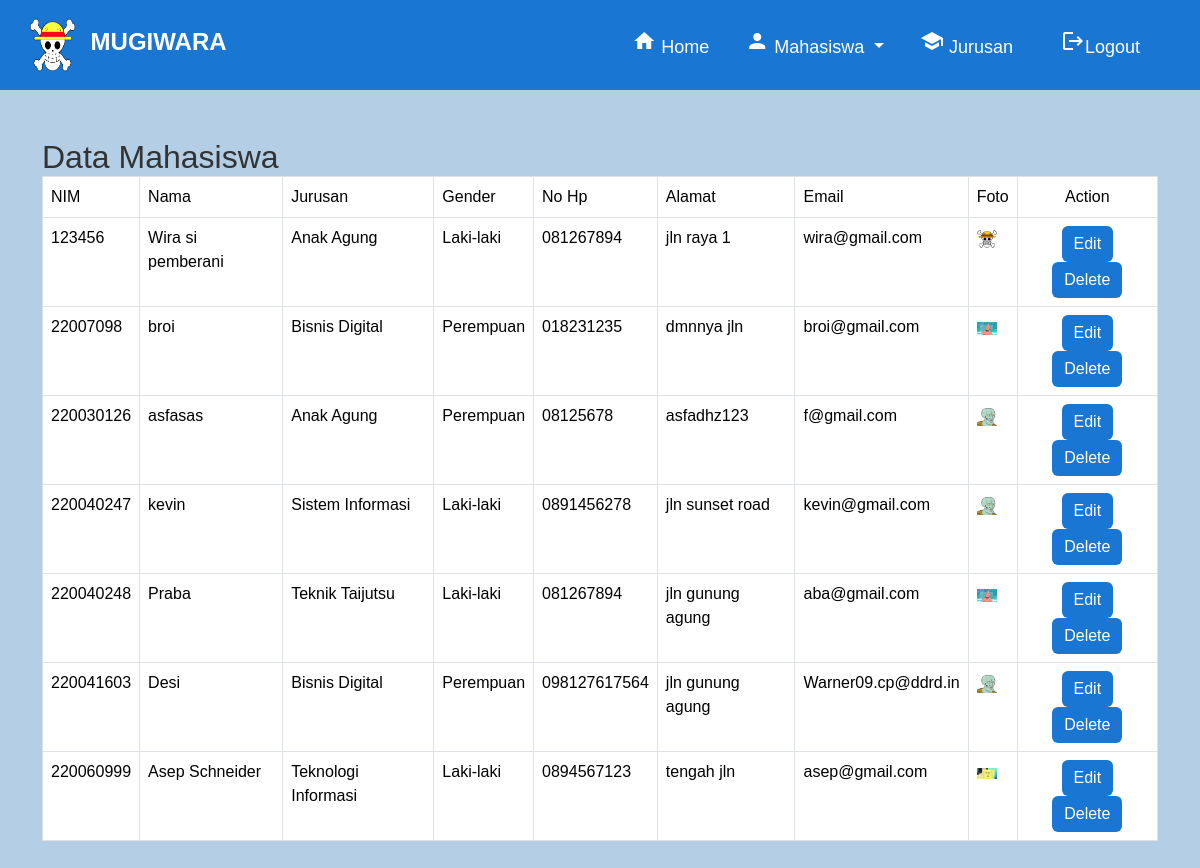
The page /data_mhs.php (signed in) on the database its author committed.
### tables this page shows
CREATE TABLE `mahasiswa` (
  `nim` int(11) NOT NULL,
  `nama_mhs` varchar(100) NOT NULL,
  `kd_jurusan` char(3) NOT NULL,
  `gender` int(11) NOT NULL,
  `no_hp` varchar(16) NOT NULL,
  `alamat` varchar(150) NOT NULL,
  `email` varchar(50) NOT NULL,
  `nama_foto` varchar(250) NOT NULL
);

CREATE TABLE `jurusan` (
  `kd_jurusan` char(3) NOT NULL,
  `nama_jurusan` varchar(50) NOT NULL
);

### classes/mahasiswa_class.php (called while the page is built, shortened)
<?php
require_once "database_class.php";
class Mahasiswa extends Database{
    function biodata_table(){
        $qry = mysqli_query($this->con, "SELECT nim,nama_mhs,nama_jurusan,gender,no_hp,alamat,email,nama_foto
               FROM mahasiswa a LEFT JOIN jurusan b on a.kd_jurusan = b.kd_jurusan");
        $data = array();
        while ($temp = mysqli_fetch_assoc($qry)){
            $data[] = $temp;
        }
        return $data;
    }
}
$mhs = new Mahasiswa;

### classes/database_class.php (called while the page is built, shortened)
<?php
class Database{
    public function __construct(){
        $this->con = mysqli_connect("localhost","root","","websp_db");
    }
}

### data_mhs.php (the view, shortened to what this page needs)
<?php
    require_once "classes/mahasiswa_class.php";
?>
<!DOCTYPE html>
<html lang="en">
<head>
    <link href="https://cdn.jsdelivr.net/npm/bootstrap@5.3.1/dist/css/bootstrap.min.css" rel="stylesheet">
    <link rel="stylesheet" type="text/css" href="style.css">
    <link rel="stylesheet" type="text/css" href="src/navbar.css">
    <?php include "src/navbar.php" ?>
</head>
<body>
<div class="container mt-5 mr-3 ml-3">
        <h2>Data Mahasiswa</h2>
        <table class="table table-bordered">
            <thead class="thead-dark">
                <tr>
                    <td>NIM</td>
                    <td>Nama</td>
                    <td>Jurusan</td>
                    <td>Gender</td>
                    <td>No Hp</td>
                    <td>Alamat</td>
                    <td>Email</td>
                    <td>Foto</td>
                    <td colspan="2" class="text-center">Action</td>
                </tr>
            </thead>
            <tbody>
                <?php
                    $bio = $mhs->biodata_table();
                    foreach($bio as $data):
                ?>
                <tr>
                    <td><?= $data['nim'] ?></td>
                    <td><?= $data['nama_mhs'] ?></td>
                    <td><?= $data['nama_jurusan'] ?></td>
                    <td><?php
                            if($data['gender'] == 1){
                                echo "Laki-laki";
                            }else {
                                echo "Perempuan";
                            }
                        ?>
                    </td>
                    <td><?= $data['no_hp'] ?></td>
                    <td><?= $data['alamat'] ?></td>
                    <td><?= $data['email'] ?></td>
                    <td><a href="uploads/<?= htmlspecialchars($data['nama_foto']) ?>">
                        <img src="uploads/<?= htmlspecialchars($data['nama_foto']) ?>" alt="img" width=20 height 20></a>
                    </td>
                        <td class="td_button" colspan="2">
                            <div>
                                <a href="update.php?nim=<?= $data['nim'] ?>" class="inline-link">
                                    <button class="btn" aria-pressed="true">Edit</button>
                                </a>
                                <form action="src/proses_delete_mhs.php?nim=<?= $data['nim'] ?>"  method="POST" class="inline-form">
                                    <button class="btn" name="submitDelete">Delete</button>
                                </form>
                            </div>
                        </td>
                </tr>
                <?php endforeach ?>
            </tbody>
        </table>
    </div>
</body>
</html>

### src/navbar.php (shortened to what this page needs)
<!DOCTYPE html>
<html>
<head>
</head>
<nav class="navbar d-flex navbar-expand-lg navbar-dark">
    <div class="navbar-brand">
        <img src="img/jollyroger.png" width="45" height="45"/>
        <label for="" class="brand">MUGIWARA</label>
    </div>
    <div class="collapse navbar-collapse justify-content-end" id="navbarSupportedContent">
        <ul class="navbar-nav mr-auto">
            <li class="nav-item active">
                <a class="nav-link" href="home.php">
                <i class="material-icons">home</i>
                    Home
                </a>
            </li>
            <li class="nav-item dropdown">
                <a class="nav-link dropdown-toggle" id="navbarDropdown" role="button" data-toggle="dropdown" aria-haspopup="true" aria-expanded="false">
                    <i class="material-icons">person</i>
                    Mahasiswa
                </a>
            </li>
            <li class="nav-item">
                <a class="nav-link" href="jurusan.php"><i class="material-icons">school</i> Jurusan</a>
            </li>
            <li class="nav-item">
                <form action="src/proses_login.php" method="POST">
                    <button class="btnLogout" type="submit" name="btnLogout">
                        <i class="material-icons">logout</i>Logout
                    </button>
                </form>
            </li>
        </ul>
    </div>
</nav>
</html>

### style.css (style rules this page uses)
body, h1, h2, h3, h4, h5, h6, p { margin: 0; padding: 0; }
body { font-family: 'Source Sans Pro', sans-serif; background-color: #B3CEE5; color: #333; }
.container { margin-bottom: 70px; }
.btn { color: #FFF; font-weight: 500; background-color: #1976D2; border: none; }
.td_button { text-align: center; }

### src/navbar.css (style rules this page uses)
.navbar { justify-content: space-between; align-items: center; padding: 10px 30px; background-color: #1976D2; }
.navbar-brand img { width: 45px; height: 60px; filter: brightness(2); margin-right: 10px; }
.brand { font-size: 1.5rem; font-weight: bold; font-family: 'Source Sans Pro', sans-serif; color: #FFF; }
.navbar-nav .nav-item { margin: 0 10px; }
.navbar-nav .nav-link { font-size: 18px; padding: 10px 20px; border-radius: 10px; transition: background-color 0.3s, color 0.3s; color: #FFF; }
.btnLogout { background-color: transparent; border: none; color: white; font-size: 18px; padding: 10px 20px; border-radius: 10px; transition: background-color 0.3s, color 0.3s; }

### data_mhs.php (style rules this page uses)
.inline-link { display: inline-block; }
.inline-form { display: inline-block; }

### rows shown on the page
mahasiswa: nim "123456", nama_mhs "Wira si pemberani", kd_jurusan.nama_jurusan "Anak Agung", gender "Laki-laki", no_hp "081267894", alamat "jln raya 1", email "wira@gmail.com", nama_foto (picture)
mahasiswa: nim "22007098", nama_mhs "broi", kd_jurusan.nama_jurusan "Bisnis Digital", gender "Perempuan", no_hp "018231235", alamat "dmnnya jln", email "broi@gmail.com", nama_foto (picture)
mahasiswa: nim "220030126", nama_mhs "asfasas", kd_jurusan.nama_jurusan "Anak Agung", gender "Perempuan", no_hp "08125678", alamat "asfadhz123", email "f@gmail.com", nama_foto (picture)
mahasiswa: nim "220040247", nama_mhs "kevin", kd_jurusan.nama_jurusan "Sistem Informasi", gender "Laki-laki", no_hp "0891456278", alamat "jln sunset road", email "kevin@gmail.com", nama_foto (picture)
mahasiswa: nim "220040248", nama_mhs "Praba", kd_jurusan.nama_jurusan "Teknik Taijutsu", gender "Laki-laki", no_hp "081267894", alamat "jln gunung agung", email "aba@gmail.com", nama_foto (picture)
mahasiswa: nim "220041603", nama_mhs "Desi", kd_jurusan.nama_jurusan "Bisnis Digital", gender "Perempuan", no_hp "098127617564", alamat "jln gunung agung", email "Warner09.cp@ddrd.in", nama_foto (picture)
mahasiswa: nim "220060999", nama_mhs "Asep Schneider", kd_jurusan.nama_jurusan "Teknologi Informasi", gender "Laki-laki", no_hp "0894567123", alamat "tengah jln", email "asep@gmail.com", nama_foto (picture)
